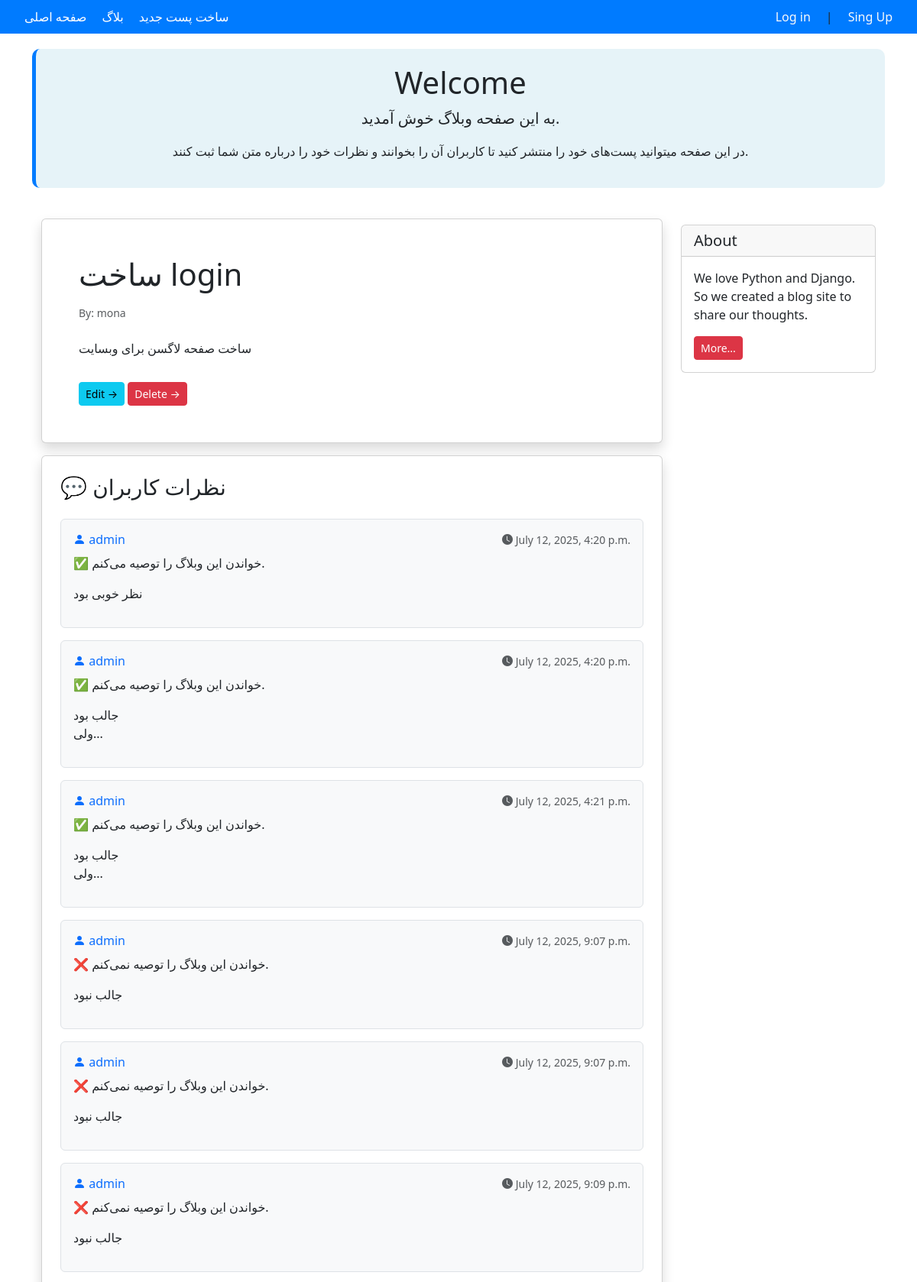
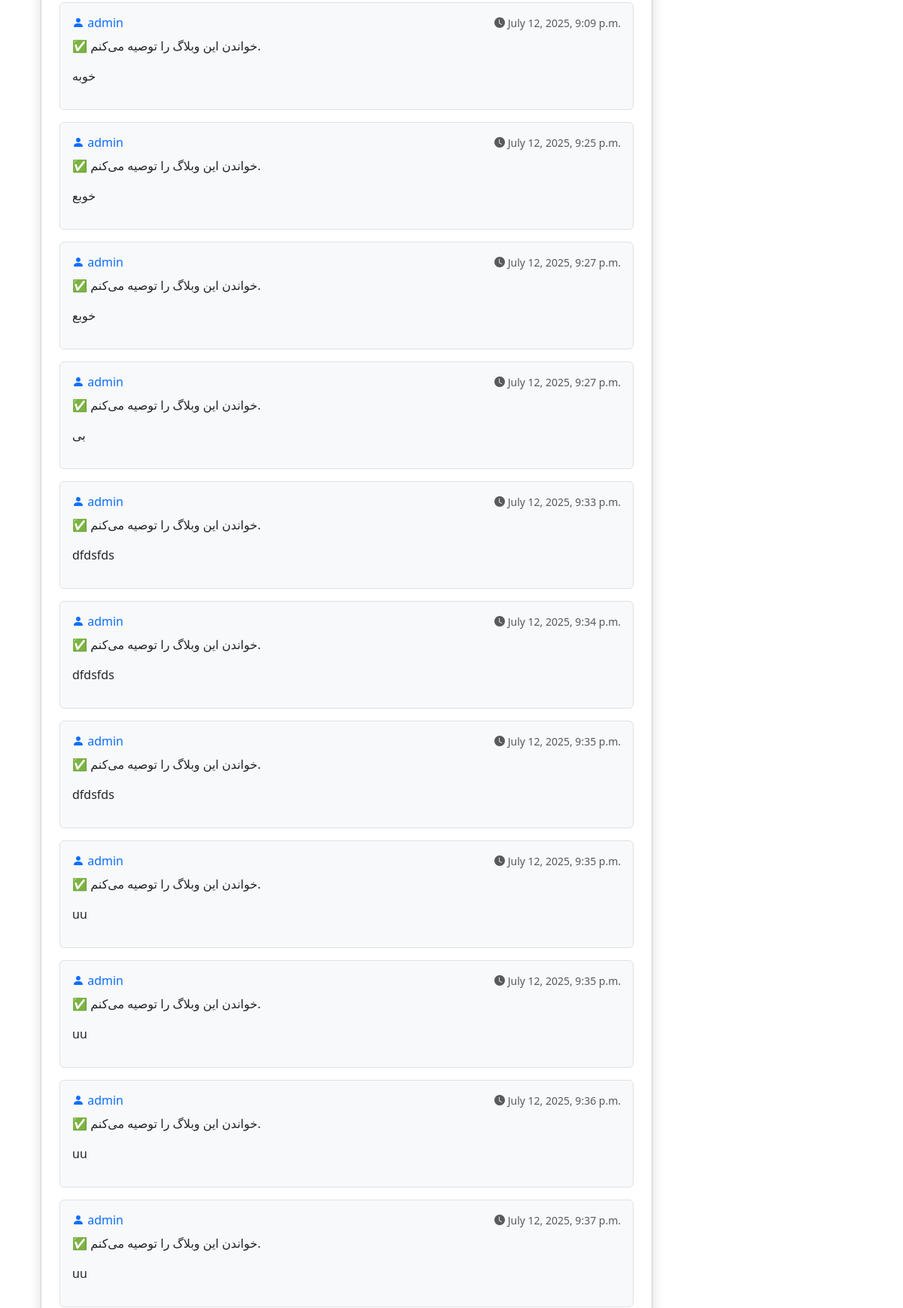
Screenshot of /31/ (upper part) with the database file from the repository (2 pictures, top to bottom).
### blog/models.py (models this page shows, shortened)
class Post(models.Model):
    STATUS_CHOICES =(
        ('pub','Published'),
        ('drf','Draft'),
    )
    title = models.CharField(max_length=200)
    text = models.TextField()
    datetime_created = models.DateTimeField(auto_now_add=True)
    datetime_modified = models.DateTimeField(auto_now=True)
    status = models.CharField(choices= STATUS_CHOICES,max_length=3 )
    author = models.ForeignKey("auth.User",on_delete = models.CASCADE)

class Comment(models.Model):
    text = models.TextField()
    datetime_created = models.DateTimeField(auto_now_add=True)
    user = models.ForeignKey(get_user_model(),on_delete = models.CASCADE)
    is_activate = models.BooleanField(default=True)
    recommend = models.BooleanField(default=True)
    post = models.ForeignKey(Post,on_delete = models.CASCADE,related_name='comments')

### blog/views.py (the view)
# urls.py: path('<int:pk>/',views.post_detail,name='post_detail'),
def post_detail(request,pk):
    post = get_object_or_404(Post,pk=pk)
    post_comments = post.comments.all()
    if request.method == 'POST':
        comment_form = CommentForm(request.POST)
        if comment_form.is_valid():
            new_comment = comment_form.save(commit=False)
            new_comment.post = post
            new_comment.user = request.user
            new_comment.save()
            comment_form = CommentForm()
    else:
        comment_form = CommentForm()
    return render(request,"blog/post_detail.html",{"post":post,
        "comments":post_comments,
        "comment_form":comment_form,
        })

### blog/templates/blog/post_detail.html (shortened to what this page needs)
{% extends '_base.html' %}
{% load crispy_forms_tags %}
{% block content %}
<div class="container mt-4">
    <div class="row">
        <div class="col-9">
            <div class="card shadow my-3 p-5">
                <h1>{{ post.title }}</h1>
                <p class="small text-muted mt-2">By: {{ post.author }}</p>
                <p class="mt-2">{{ post.text }}</p>
                <div class="mt-3">
                    <a href="{% url 'post_update' post.id %}" class="btn btn-sm btn-info">Edit &rarr;</a>
                    <a href="{% url 'post_delete' post.id %}" class="btn btn-sm btn-danger">Delete &rarr;</a>
                </div>
            </div>
            <div class="card shadow my-3 p-4">
                <h3 class="mb-4">💬 نظرات کاربران</h3>
                    {% for comment in comments %}
                        {% if comment.is_activate %}
                            <div class="border rounded p-3 mb-3 bg-light">
                                <div class="d-flex justify-content-between align-items-center mb-2">
                                    <h6 class="mb-0 text-primary">
                                        <i class="bi bi-person-fill"></i> {{ comment.user.username }}
                                    </h6>
                                    <small class="text-muted">
                                        <i class="bi bi-clock-fill"></i>
                                        {{ comment.datetime_created|date:"F j, Y, g:i a" }}
                                    </small>
                                </div>
                                <p class="mb-1">
                                    {% if comment.recommend %}
                                        ✅ خواندن این وبلاگ را توصیه می‌کنم.
                                    {% else %}
                                        ❌ خواندن این وبلاگ را توصیه نمی‌کنم.
                                    {% endif %}
                                </p>
                                <p class="text-dark">
                                    {{ comment.text|linebreaks }}
                                </p>
                            </div>
                        {% endif %}
                    {% endfor %}
            </div>
        </div>
        <div class="col-3">
            <div class="card my-4">
                <h5 class="card-header">About</h5>
                <div class="card-body">
                    <p class="card-text">We love Python and Django. So we created a blog site to share our thoughts.</p>
                    <a href="#" class="btn btn-sm btn-danger">More...</a>
                </div>
            </div>
        </div>
    </div>
</div>
{% endblock content %}

### templates/_base.html (style rules this page uses)
body { transition: background-color 0.3s, color 0.3s; }

### rows the page displays
Post: title "ساخت login", author "mona", text "ساخت صفحه لاگسن برای وبسایت"
Comment: user.username "admin", datetime_created "July 12, 2025, 4:20 p.m.", recommend "✅ خواندن این وبلاگ را توصیه می‌کنم.", text "نظر خوبی بود"
Comment: user.username "admin", datetime_created "July 12, 2025, 4:20 p.m.", recommend "✅ خواندن این وبلاگ را توصیه می‌کنم.", text "جالب بود ولی..."
Comment: user.username "admin", datetime_created "July 12, 2025, 4:21 p.m.", recommend "✅ خواندن این وبلاگ را توصیه می‌کنم.", text "جالب بود ولی..."
Comment: user.username "admin", datetime_created "July 12, 2025, 9:07 p.m.", recommend "❌ خواندن این وبلاگ را توصیه نمی‌کنم.", text "جالب نبود"
Comment: user.username "admin", datetime_created "July 12, 2025, 9:07 p.m.", recommend "❌ خواندن این وبلاگ را توصیه نمی‌کنم.", text "جالب نبود"
Comment: user.username "admin", datetime_created "July 12, 2025, 9:09 p.m.", recommend "❌ خواندن این وبلاگ را توصیه نمی‌کنم.", text "جالب نبود"
Comment: user.username "admin", datetime_created "July 12, 2025, 9:09 p.m.", recommend "✅ خواندن این وبلاگ را توصیه می‌کنم.", text "خوبه"
Comment: user.username "admin", datetime_created "July 12, 2025, 9:25 p.m.", recommend "✅ خواندن این وبلاگ را توصیه می‌کنم.", text "خوبع"
Comment: user.username "admin", datetime_created "July 12, 2025, 9:27 p.m.", recommend "✅ خواندن این وبلاگ را توصیه می‌کنم.", text "خوبع"
Comment: user.username "admin", datetime_created "July 12, 2025, 9:27 p.m.", recommend "✅ خواندن این وبلاگ را توصیه می‌کنم.", text "بی"
Comment: user.username "admin", datetime_created "July 12, 2025, 9:33 p.m.", recommend "✅ خواندن این وبلاگ را توصیه می‌کنم.", text "dfdsfds"
Comment: user.username "admin", datetime_created "July 12, 2025, 9:34 p.m.", recommend "✅ خواندن این وبلاگ را توصیه می‌کنم.", text "dfdsfds"
Comment: user.username "admin", datetime_created "July 12, 2025, 9:35 p.m.", recommend "✅ خواندن این وبلاگ را توصیه می‌کنم.", text "dfdsfds"
Comment: user.username "admin", datetime_created "July 12, 2025, 9:35 p.m.", recommend "✅ خواندن این وبلاگ را توصیه می‌کنم.", text "uu"
Comment: user.username "admin", datetime_created "July 12, 2025, 9:35 p.m.", recommend "✅ خواندن این وبلاگ را توصیه می‌کنم.", text "uu"
Comment: user.username "admin", datetime_created "July 12, 2025, 9:36 p.m.", recommend "✅ خواندن این وبلاگ را توصیه می‌کنم.", text "uu"
Comment: user.username "admin", datetime_created "July 12, 2025, 9:37 p.m.", recommend "✅ خواندن این وبلاگ را توصیه می‌کنم.", text "uu"
